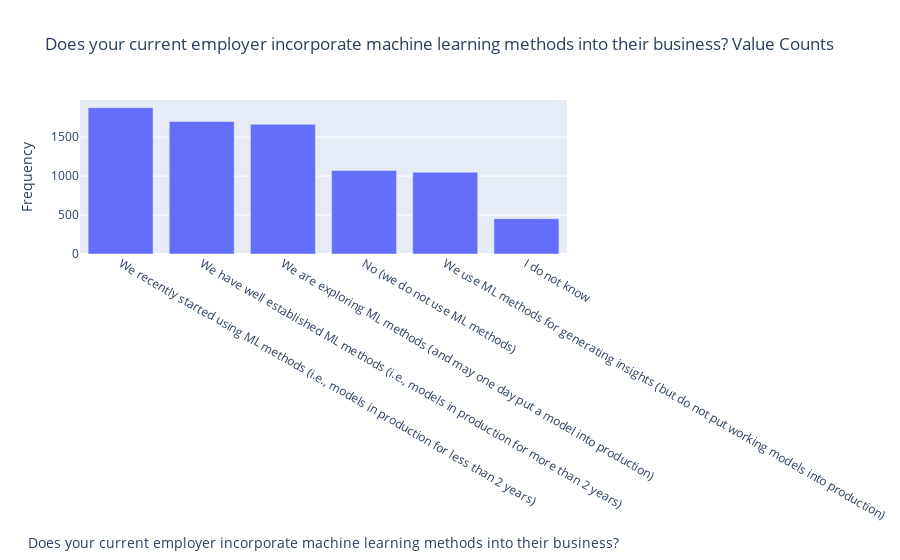

The notebook cell saved with this chart:
### Markdown cell above
#### 8. What percentage of respondents' employers incorporate machine learning methods?

### Code cell
# DISCLAIMER: 'df' refers to the data you passed in when calling 'dtale.show'

import numpy as np
import pandas as pd
import plotly.graph_objs as go

# If you're having trouble viewing your chart in your notebook try passing your 'chart' into this snippet:
#
from plotly.offline import iplot, init_notebook_mode
#
init_notebook_mode(connected=True)
for chart in charts:
    chart.pop('id', None) # for some reason iplot does not like 'id'

if isinstance(df, (pd.DatetimeIndex, pd.MultiIndex)):
	df = df.to_frame(index=False)

# remove any pre-existing indices for ease of use in the D-Tale code, but this is not required
df = df.reset_index().drop('index', axis=1, errors='ignore')
df.columns = [str(c) for c in df.columns]  # update columns to strings in case they are numbers

s = df[~pd.isnull(df['Does your current employer incorporate machine learning methods into their business?'])]['Does your current employer incorporate machine learning methods into their business?']
chart = pd.value_counts(s).to_frame(name='data')
chart['percent'] = (chart['data'] / chart['data'].sum()) * 100
chart.index.name = 'labels'
chart = chart.reset_index().sort_values(['data', 'labels'], ascending=[False, True])
chart = chart[:100]
charts = [go.Bar(x=chart['labels'].values, y=chart['data'].values, name='Frequency')]
figure = go.Figure(data=charts, layout=go.Layout({
    'barmode': 'group',
    'legend': {'orientation': 'h'},
    'title': {'text': 'Does your current employer incorporate machine learning methods into their business? Value Counts'},
    'xaxis': {'title': {'text': 'Does your current employer incorporate machine learning methods into their business?'}},
    'yaxis': {'title': {'text': 'Frequency'}}
}))


iplot(figure)

### Figure 1 — Plotly figure (JSON) as saved in the notebook; plotly's stock layout.template omitted (floating-point values rounded to 4 significant figures)
{"data": [{"name": "Frequency", "type": "bar", "x": ["We recently started using ML methods (i.e., models in production for less than 2 years)", "We have well established ML methods (i.e., models in production for more than 2 years)", "We are exploring ML methods (and may one day put a model into production)", "No (we do not use ML methods)", "We use ML methods for generating insights (but do not put working models into production)", "I do not know"], "y": [1878, 1700, 1664, 1071, 1050, 453]}], "layout": {"barmode": "group", "legend": {"orientation": "h"}, "title": {"text": "Does your current employer incorporate machine learning methods into their business? Value Counts"}, "xaxis": {"title": {"text": "Does your current employer incorporate machine learning methods into their business?"}}, "yaxis": {"title": {"text": "Frequency"}}}}
